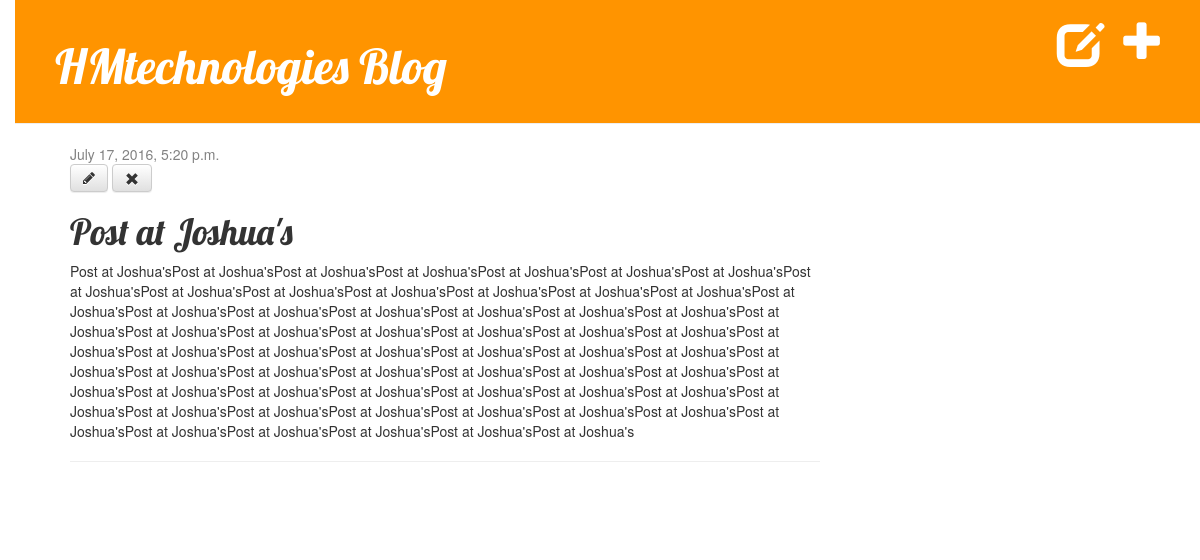
/post/5/ (signed in), run on the app's committed database.
### blog/models.py (models this page shows, shortened)
class Post(models.Model):
    author = models.ForeignKey('auth.User')
    title = models.CharField(max_length=200)
    text = models.TextField()
    created_date = models.DateTimeField(
            default=timezone.now)
    published_date = models.DateTimeField(
            blank=True, null=True)

### blog/views.py (the view)
# urls.py: url(r'^post/(?P<pk>\d+)/$', views.post_detail, name='post_detail'),
def post_detail(request, pk):
    post = get_object_or_404(Post, pk=pk)
    return render(request, 'blog/post_detail.html', {'post': post})

### blog/templates/blog/post_detail.html
{% extends 'blog/base.html' %}
{% block content %}
    <div class="post">
        {% if post.published_date %}
            <div class="date">
                {{ post.published_date }}
            </div>
            {% else %}
            <a class="btn btn-default" href="{% url 'blog.views.post_publish' pk=post.pk %}">Publish</a>
        {% endif %}
        {% if user.is_authenticated %}
        <a class="btn btn-default" href="{% url 'post_edit' pk=post.pk %}"><i class="fa fa-pencil" aria-hidden="true"></i></a>
        <a class="btn btn-default" href="{% url 'post_remove' pk=post.pk %}"><span class="glyphicon glyphicon-remove"></span></a>
        {% endif %}
        <h1>{{ post.title }}</h1>
        <p>{{ post.text|linebreaksbr }}</p>
        <hr>
    </div>
{% endblock %}

### blog/static/css/blog.css (style rules this page uses)
body { padding-left: 15px; }
h1, h2, h3, h4 { font-family: 'Lobster', cursive; }
.date { color: #828282; }
.post { margin-bottom: 70px; }

### data on the page
Post: published_date "July 17, 2016, 5:20 p.m.", title "Post at Joshua's", text "Post at Joshua'sPost at Joshua'sPost at Joshua'sPost at Joshua'sPost at Joshua'sPost at Joshua'sPost at Joshua'sPost at Joshua'sPost at Joshua'sPost at Joshua'sPost at Joshua'sPost at Joshua'sPost at Joshua'sPost at Joshua'sPost at Joshua'sPost at Joshua'sPost at Joshua'sPost at Joshua'sPost at Joshua'sPost at Joshua'sPost at Joshua'sPost at Joshua'sPost at Joshua'sPost at Joshua'sPost at Joshua'sPost at Joshua'sPost at Joshua'sPost at Joshua'sPost at Joshua'sPost at Joshua'sPost at Joshua'sPost at Joshua'sPost at Joshua'sPost at Joshua'sPost at Joshua'sPost at Joshua'sPost at Joshua'sPost at Joshua'sPost at Joshua'sPost at Joshua'sPost at Joshua'sPost at Joshua'sPost at Joshua'sPost at…"
